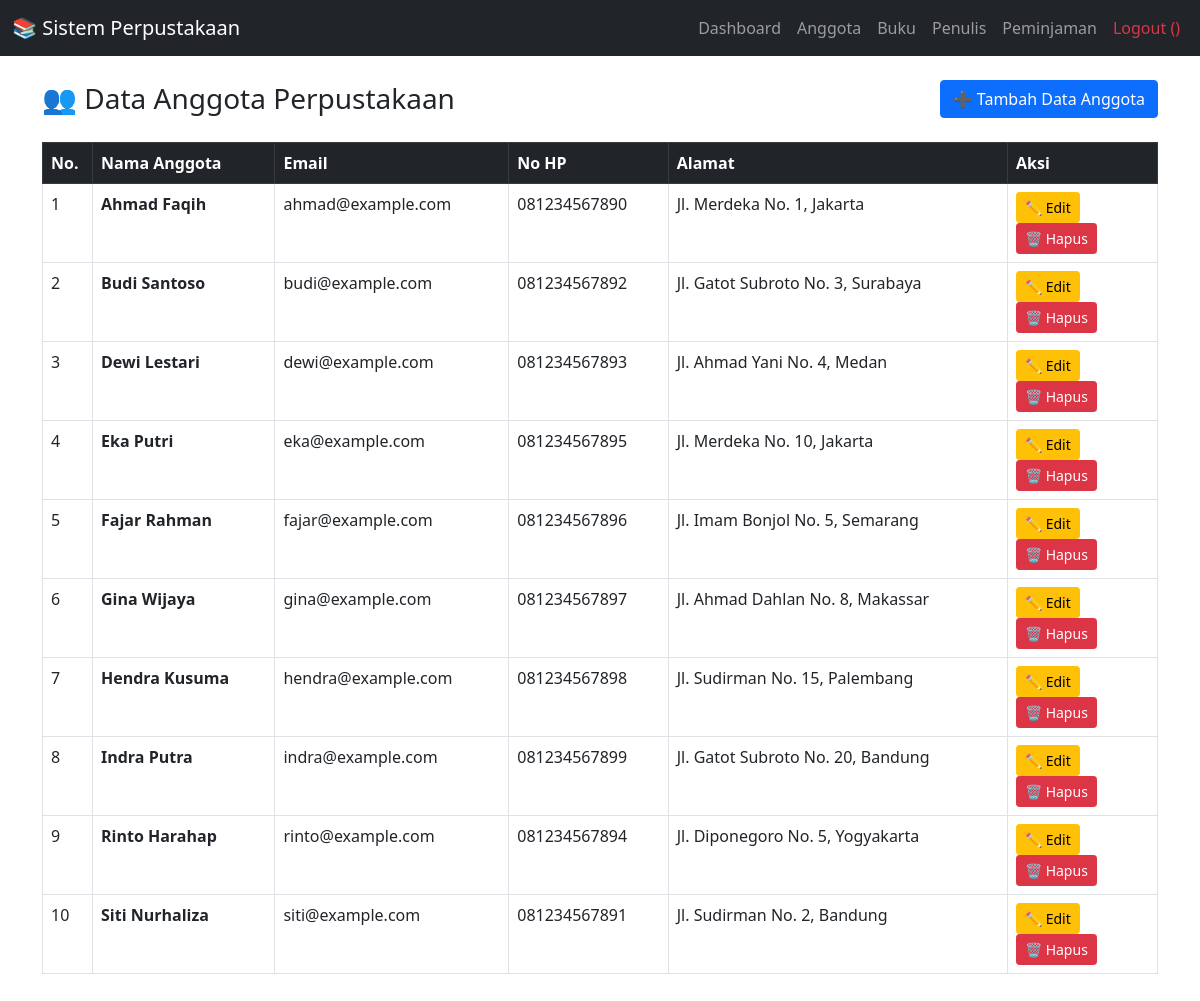
Page /view/anggota/index.php?status=error (signed in) on the committed database.
### tables this page shows
CREATE TABLE anggota (
    id_anggota INT AUTO_INCREMENT PRIMARY KEY,
    nama VARCHAR(100) NOT NULL,
    email VARCHAR(100) UNIQUE,
    no_hp VARCHAR(15) UNIQUE,
    alamat TEXT,
    created_at TIMESTAMP DEFAULT CURRENT_TIMESTAMP,
    updated_at TIMESTAMP DEFAULT CURRENT_TIMESTAMP ON UPDATE CURRENT_TIMESTAMP
);

### controller/anggota.php (called while the page is built, shortened)
<?php
class ControllerAnggota {
    private $conn;
    public function __construct($conn) {
        $this->conn = $conn;
    }
    public function getAnggota() {
        $query = "SELECT * FROM anggota ORDER BY nama ASC";
        $result = $this->conn->query($query);
        return $result->fetch_all(MYSQLI_ASSOC);
    }
}
?>

### view/anggota/index.php (the view, shortened to what this page needs)
<?php
require_once __DIR__ . '/../../database/koneksi.php';
require_once __DIR__ . '/../../controller/anggota.php';
require_once __DIR__ . '/../../layout/header.php';
require_once __DIR__ . '/../../layout/navigasi.php';
$controllerAnggota = new ControllerAnggota($conn);
$dataAnggota = $controllerAnggota->getAnggota();
?>
<div class="container py-4">
    <div class="d-flex justify-content-between align-items-center mb-4">
        <h3 class="m-0">👥 Data Anggota Perpustakaan</h3>
        <a href="tambah.php" class="btn btn-primary">
            ➕ Tambah Data Anggota
        </a>
    </div>
    <div class="table-responsive">
        <table class="table table-bordered table-hover">
            <thead class="table-dark">
                <tr>
                    <th style="width: 50px;">No.</th>
                    <th>Nama Anggota</th>
                    <th>Email</th>
                    <th>No HP</th>
                    <th>Alamat</th>
                    <th style="width: 150px;">Aksi</th>
                </tr>
            </thead>
            <tbody>
                <?php
                if (!empty($dataAnggota) && count($dataAnggota) > 0) {
                    $no = 1;
                    foreach($dataAnggota as $row) {
                ?>
                <tr>
                    <td><?= $no; ?></td>
                    <td><strong><?= htmlspecialchars($row['nama']); ?></strong></td>
                    <td><?= htmlspecialchars($row['email']); ?></td>
                    <td><?= htmlspecialchars($row['no_hp']); ?></td>
                    <td><?= htmlspecialchars($row['alamat']); ?></td>
                    <td>
                        <a href="edit.php?id=<?= $row['id_anggota']; ?>" class="btn btn-sm btn-warning" title="Edit">
                            ✏️ Edit
                        </a>
                        <a href="hapus.php?id=<?= $row['id_anggota']; ?>" class="btn btn-sm btn-danger" onclick="return confirm('Yakin ingin menghapus?')" title="Hapus">
                            🗑️ Hapus
                        </a>
                    </td>
                </tr>
                <?php
                    $no++;
                    }
                }
                ?>
            </tbody>
        </table>
    </div>
</div>
<?php require_once __DIR__ . '/../../layout/footer.php'; ?>

### layout/header.php (shortened to what this page needs)
<!DOCTYPE html>
<html lang="id">
<head>
    <link href="https://cdn.jsdelivr.net/npm/bootstrap@5.0.2/dist/css/bootstrap.min.css" rel="stylesheet">
</head>
<body>

### layout/navigasi.php (shortened to what this page needs)
<nav class="navbar navbar-expand-lg navbar-dark bg-dark">
    <div class="container-fluid">
        <a class="navbar-brand" href="../../view/dashboard/">
            📚 Sistem Perpustakaan
        </a>
        <div class="collapse navbar-collapse" id="navbarNav">
            <ul class="navbar-nav ms-auto">
                <li class="nav-item">
                    <a class="nav-link" href="../../view/dashboard/">Dashboard</a>
                </li>
                <li class="nav-item">
                    <a class="nav-link" href="../../view/anggota/">Anggota</a>
                </li>
                <li class="nav-item">
                    <a class="nav-link" href="../../view/buku/">Buku</a>
                </li>
                <li class="nav-item">
                    <a class="nav-link" href="../../view/penulis/">Penulis</a>
                </li>
                <li class="nav-item">
                    <a class="nav-link" href="../../view/pinjam/">Peminjaman</a>
                </li>
                <li class="nav-item">
                    <a class="nav-link text-danger" href="../../logout.php">Logout (<?= $_SESSION['username']; ?>)</a>
                </li>
            </ul>
        </div>
    </div>
</nav>

### layout/footer.php (shortened to what this page needs)
</body>
</html>

### rows in the picture
anggota: nama "Ahmad Faqih", email "ahmad@example.com", no_hp "081234567890", alamat "Jl. Merdeka No. 1, Jakarta"
anggota: nama "Budi Santoso", email "budi@example.com", no_hp "081234567892", alamat "Jl. Gatot Subroto No. 3, Surabaya"
anggota: nama "Dewi Lestari", email "dewi@example.com", no_hp "081234567893", alamat "Jl. Ahmad Yani No. 4, Medan"
anggota: nama "Eka Putri", email "eka@example.com", no_hp "081234567895", alamat "Jl. Merdeka No. 10, Jakarta"
anggota: nama "Fajar Rahman", email "fajar@example.com", no_hp "081234567896", alamat "Jl. Imam Bonjol No. 5, Semarang"
anggota: nama "Gina Wijaya", email "gina@example.com", no_hp "081234567897", alamat "Jl. Ahmad Dahlan No. 8, Makassar"
anggota: nama "Hendra Kusuma", email "hendra@example.com", no_hp "081234567898", alamat "Jl. Sudirman No. 15, Palembang"
anggota: nama "Indra Putra", email "indra@example.com", no_hp "081234567899", alamat "Jl. Gatot Subroto No. 20, Bandung"
anggota: nama "Rinto Harahap", email "rinto@example.com", no_hp "081234567894", alamat "Jl. Diponegoro No. 5, Yogyakarta"
anggota: nama "Siti Nurhaliza", email "siti@example.com", no_hp "081234567891", alamat "Jl. Sudirman No. 2, Bandung"
